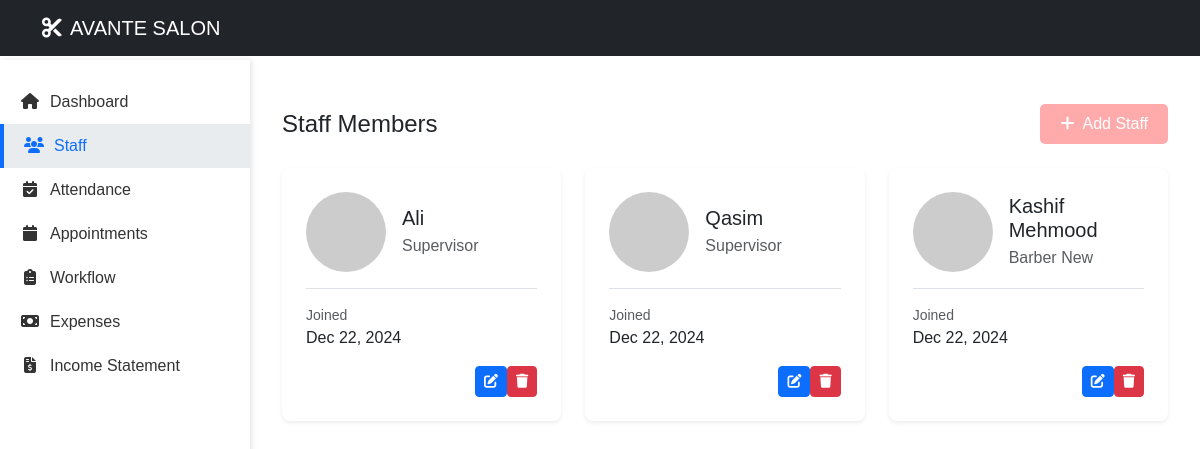
The page /staff/ (signed in) on the database its author committed.
### core/models.py (models this page shows, shortened)
class Staff(models.Model):
    name = models.CharField(max_length=100)
    role = models.CharField(max_length=10)
    is_active = models.BooleanField(default=True)
    created_at = models.DateTimeField(auto_now_add=True)

### core/views.py (the view)
# urls.py: path('staff/', views.staff, name='staff'),
@admin_only
def staff(request):
    staff_list = Staff.objects.all()
    context = {
        "staff_list": staff_list
    }
    return render(request, 'staff.html', context)

### templates/staff.html (shortened to what this page needs)
<!DOCTYPE html>
<html lang="en">
<head>
    <link href="https://cdn.jsdelivr.net/npm/bootstrap@5.3.0-alpha3/dist/css/bootstrap.min.css" rel="stylesheet">
    <link rel="stylesheet" href="https://cdnjs.cloudflare.com/ajax/libs/font-awesome/6.4.0/css/all.min.css">
</head>
<body>
    <nav class="navbar navbar-dark navbar-expand-lg">
        <div class="container">
            <a class="navbar-brand" href="#"><i class="fas fa-cut me-2"></i>AVANTE SALON</a>
        </div>
    </nav>
    <div class="sidebar collapse d-md-block" id="sidebarMenu">
        <ul class="nav flex-column">
            <li class="nav-item">
                <a class="nav-link" href="{% url 'core:index' %}">
                    <i class="fa-solid fa-house"></i>Dashboard
                </a>
            </li>
            <li class="nav-item">
                <a class="nav-link active" href="{% url 'core:staff' %}">
                    <i class="fa-solid fa-users"></i>Staff
                </a>
            </li>
            <li class="nav-item">
                <a class="nav-link" href="/attendance">
                    <i class="fa-solid fa-calendar-check"></i>Attendance
                </a>
            </li>
            <li class="nav-item">
                <a class="nav-link" href="{% url 'core:appointments' %}">
                    <i class="fa-solid fa-calendar"></i>Appointments
                </a>
            </li>
            <li class="nav-item">
                <a class="nav-link" href="{% url 'core:workflow' %}">
                    <i class="fa-solid fa-clipboard-list"></i>Workflow
                </a>
            </li>
            <li class="nav-item">
                <a class="nav-link" href="{% url 'core:expenses' %}">
                    <i class="fa-solid fa-money-bill"></i>Expenses
                </a>
            </li>
            <li class="nav-item">
                <a class="nav-link" href="{% url 'core:income_statement' %}">
                    <i class="fa-solid fa-file-invoice-dollar"></i>Income Statement
                </a>
            </li>
        </ul>
    </div>
    <div class="main-content">
        <div class="container mt-4">
            <div class="d-flex justify-content-between align-items-center mb-4">
                <h4 class="mb-0">Staff Members</h4>
                <button class="btn btn-modern" data-bs-toggle="modal" data-bs-target="#addStaffModal">
                    <i class="fas fa-plus me-2"></i>Add Staff
                </button>
            </div>
            <div class="row g-4">
                {% for staff in staff_list %}
                <div class="col-md-4">
                    <div class="card shadow-sm rounded-3">
                        <div class="card-body p-4">
                            <div class="d-flex align-items-center mb-3">
                                <img src="{% if staff.image %}{{ staff.image.url }}{% else %}https://via.placeholder.com/80{% endif %}"
                                     alt="{{ staff.name }}" class="staff-img me-3">
                                <div>
                                    <h5 class="card-title mb-1">{{ staff.name }}</h5>
                                    <p class="text-muted mb-0">{{ staff.role }}</p>
                                </div>
                            </div>
                            <div class="border-top pt-3">
                                <div class="row g-2">
                                    <div class="col-6">
                                        <small class="text-muted d-block">Joined</small>
                                        <span>{{ staff.created_at|date:"M d, Y" }}</span>
                                    </div>
                                </div>
                            </div>
                            <div class="mt-3 d-flex justify-content-end">
                                <button class="btn btn-sm btn-primary"
                                        onclick="editStaff('{{ staff.pk }}', '{{ staff.name }}', '{{ staff.role }}')"
                                        title="Edit">
                                    <i class="fas fa-edit"></i>
                                </button>
                                <button class="btn btn-sm btn-danger"
                                        onclick="deleteStaff('{{ staff.pk }}', '{{ staff.name }}')"
                                        title="Delete">
                                    <i class="fas fa-trash"></i>
                                </button>
                            </div>
                        </div>
                    </div>
                </div>
                {% endfor %}
            </div>
        </div>
    </div>
</body>
</html>

### templates/staff.html (style rules this page uses)
body { background-color: #f8f9fa; }
.navbar { position: fixed; top: 0; width: 100%; z-index: 1000; background-color: #212529 !important; }
.navbar-brand, .navbar-nav .nav-link { color: #fff !important; }
.sidebar { position: fixed; top: 60px; left: 0; bottom: 0; width: 250px; background-color: white; padding-top: 20px; overflow-y: auto; z-index: 100; box-shadow: 2px 0 5px rgba(0,0,0,0.1); }
.main-content { margin-left: 250px; margin-top: 60px; padding: 20px; }
.nav-link { color: #333; padding: 10px 20px; transition: all 0.3s; }
.nav-link.active { color: #0d6efd; background-color: #e9ecef; border-left: 4px solid #0d6efd; }
.nav-item i { width: 20px; text-align: center; margin-right: 10px; }
body { font-family: 'Montserrat', sans-serif; background-color: #ffffff; }
.card { border: none; transition: transform 0.2s; }
.staff-img { width: 80px; height: 80px; object-fit: cover; border-radius: 50%; }
.btn-modern { background-color: #FFABAB; color: white; border: none; padding: 8px 20px; border-radius: 5px; transition: all 0.3s; }

### rows shown on the page
Staff: name "Ali", role "Supervisor", created_at "Dec 22, 2024"
Staff: name "Qasim", role "Supervisor", created_at "Dec 22, 2024"
Staff: name "Kashif Mehmood", role "Barber New", created_at "Dec 22, 2024"
